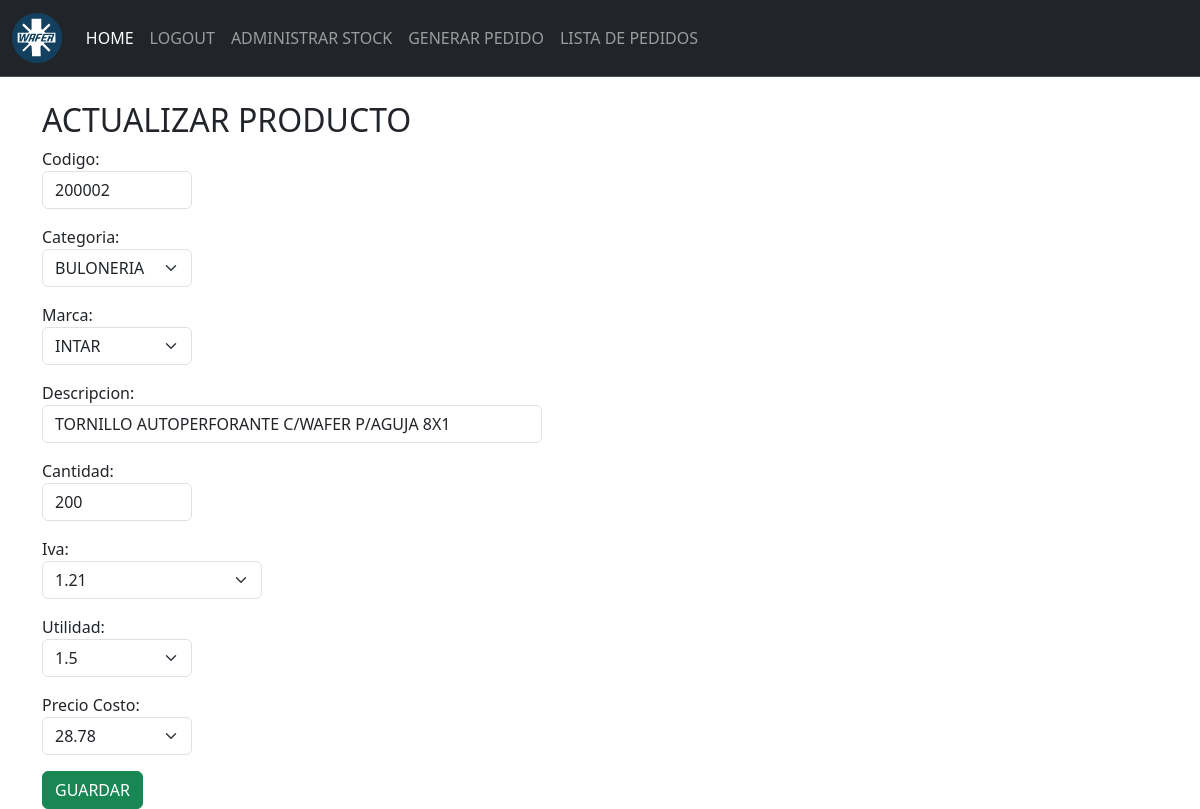
The app's page /stock/actualizar/9/ (signed in) with its own data.
### stock/models.py (models this page shows)
class Producto(models.Model):
    categoria = models.ForeignKey(Categorias, on_delete=models.CASCADE)
    marca = models.ForeignKey(Marcas, on_delete=models.CASCADE)
    codigo = models.IntegerField()
    descripcion = models.CharField(max_length = 150)
    cantidad = models.IntegerField()
    precioCosto = models.FloatField(default=0.0)
    iva = models.ForeignKey(Iva, default=1, on_delete=models.CASCADE)
    utilidad = models.ForeignKey(Utilidad, on_delete=models.CASCADE)
    precioPublico= models.FloatField(default=0.0)

### stock/views.py (the view)
# urls.py: path('stock/actualizar/<int:id>/', views.actualizar, name='actualizar'),
@login_required
def actualizar(request, id):
    producto = get_object_or_404 (Producto, id=id)
    if request.method=='GET':
        form = ProductoForm(instance=producto)
        return render(request, 'actualizar.html',{
            'form': form,
            'producto': producto
        })
    elif request.method=='POST':
        form = ProductoForm(request.POST, instance=producto)
        if form.is_valid():
            form.save()  # Esto guarda los datos en la base de datos
            return redirect('stock')
    else:
        return render(request, 'actualizar.html', {'form': None, 'producto': None})

### stock/context_processor.py (called while the page is built)
def total_carrito(request):
    total = 0
    if request.user.is_authenticated:
        if "carrito" in request.session.keys():
            for key, value in request.session["carrito"].items():
                total += float(value["acumulado"])
    total = round(total, 2)
    return {"total_carrito": total}

### stock/models.py (called while the page is built)
    def __str__ (self):
        return str(self.utilValor)

    def __str__(self):
        return self.catNom

    def __str__(self):
        return self.marcaNom

    def __str__(self):
        return str(self.ivaValor)

### stock/templates/actualizar.html (shortened to what this page needs)
{% extends 'base.html' %} {% block content %}
{% load static %}
<div class="container">
    <div><h2>ACTUALIZAR PRODUCTO</h2></div>
    <form method="POST" action="{% url 'actualizar' id=producto.id %}">
        {{ form.as_p }}
        <button class="btn btn-success">
            GUARDAR
        </button>
    </form>
</div>
{% endblock %}

### records on screen
Producto: codigo "200002", categoria "BULONERIA", marca "INTAR", descripcion "TORNILLO AUTOPERFORANTE C/WAFER P/AGUJA 8X1", cantidad "200", iva "1.21", utilidad "1.5", precioCosto "28.78"
